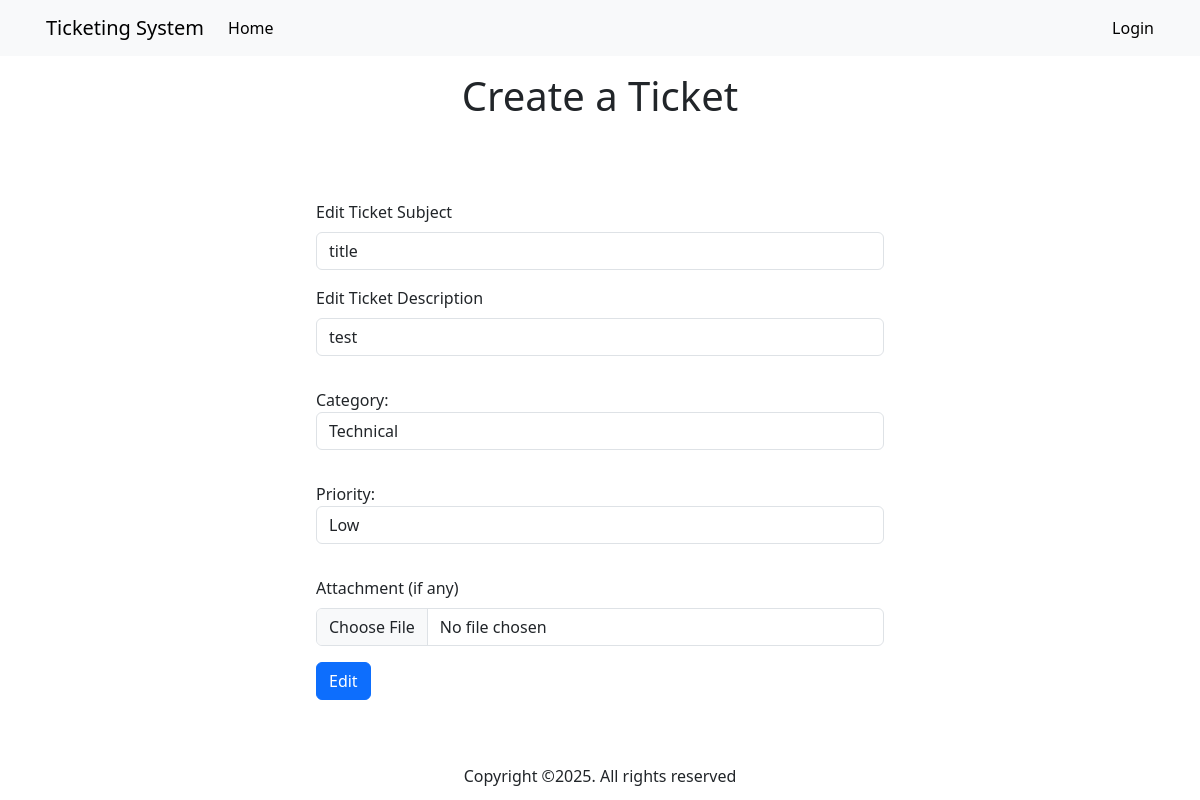
Page /ticket/edit_ticket/1/ on the committed database.
### ticket/models.py (models this page shows, shortened)
class createTicket(models.Model):
    user_account = models.ForeignKey(UserAccount, on_delete=models.CASCADE)
    title = models.CharField(max_length=255)
    description = models.TextField()
    CATEGORY_CHOICES = [
    ('technical', 'Technical'),
    ('billing', 'Billing'),
    ('general', 'General'),
    ('others', 'Others'),
    ]
    category = models.CharField(max_length=20, choices=CATEGORY_CHOICES)
    PRIORITY_CHOICES = [
        ('low', 'Low'),
        ('medium', 'Medium'),
        ('high', 'High'),
    ]
    priority = models.CharField(max_length=10, choices=PRIORITY_CHOICES)
    uploaded_file = models.FileField(upload_to='upload/', null=True, blank=True)
    TICKET_STATUS = [
        ('open', 'Open'),
        ('progress', 'In Progress'),
        ('resolved', 'Resolved'),
        ('closed', 'Closed'),
    ]
    status = models.CharField(max_length=20, choices=TICKET_STATUS, default='open')
    create_at = models.DateTimeField(auto_now_add=True)

### ticket/views.py (the view, shortened to what this page needs)
# urls.py: path('edit_ticket/<int:ticket_id>/', views.update_ticket, name='ticket_update'),
def update_ticket(request, ticket_id):
    html_template_name = 'ticket/edit.html'
    get_ticket_id = ticket_id
    get_ticket = get_object_or_404(createTicket, pk=ticket_id)
    edit_form = UpdateTicketForm(instance=get_ticket)
    context = {
        'form': edit_form,
        'id_ticket': get_ticket_id,
    }
    return render(request, html_template_name, context)

### ticket/form.py
class UpdateTicketForm(forms.ModelForm):
    class Meta:
        model = createTicket
        fields = ['title', 'description', 'category', 'priority', 'uploaded_file']
        widgets = {
            'title': forms.TextInput(attrs={'class': 'form-control', 'placeholder': 'Update Ticket Subject'}),
            'description': forms.TextInput(attrs={'class': 'form-control', 'placeholder': 'Update Ticket Description'}),
            'category': forms.Select(attrs={'class': 'form-control'}),
            'priority': forms.Select(attrs={'class': 'form-control'}),
            'uploaded_file': forms.ClearableFileInput(attrs={'class': 'form-control'}),
        }

### templates/ticket/edit.html (shortened to what this page needs)
{% extends 'index.html' %}
{% load static %}
{% block content %}
    <section class="open_ticket">
        <div class="container text-center pt-3 mb-3">
            <h1>Create a Ticket</h1>
        </div>
        <div class="form__container">
            <form action="{% url 'ticket:ticket_update' id_ticket %}" method="POST" enctype="multipart/form-data">
                <div class="mb-3 pt-3">
                    <label for="subject" class="form-label">Edit Ticket Subject</label>
                    {{ form.title }}
                <div class="mb-3 pt-3">
                    <label for="description" class="form-label">Edit Ticket Description</label>
                    {{ form.description }}
                </div>
                <div class="form-group pt-3 mb-3">
                    <label for="{{ form.category.id_for_label }}">Category:</label>
                        {{ form.category }}
                </div>
                <div class="form-group pt-3 mb-3">
                    <label for="{{ form.priority.id_for_label }}">Priority:</label>
                        {{ form.priority }}
                </div>
                <div class="mb-3 pt-3">
                    <label for="file" class="form-label">Attachment (if any)</label>
                    {{ form.uploaded_file }}
                </div>
                <button type="submit" class="btn btn-primary">Edit</button>
            </form>
        </div>
    </section>
{% endblock %}

### static/css/style.css (style rules this page uses)
.container { margin: 0 auto; width: 1200px; padding: 0 1rem; position: relative; }
.form__container { margin: 0 auto; width: 600px; padding: 3rem 1rem; }

### rows in the picture
createTicket: title "title", description "test", category "Technical", priority "Low"
